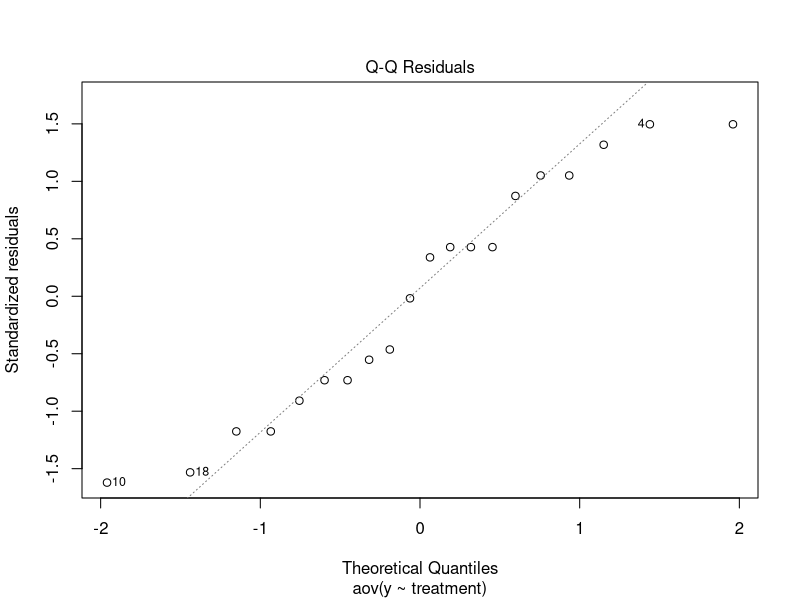
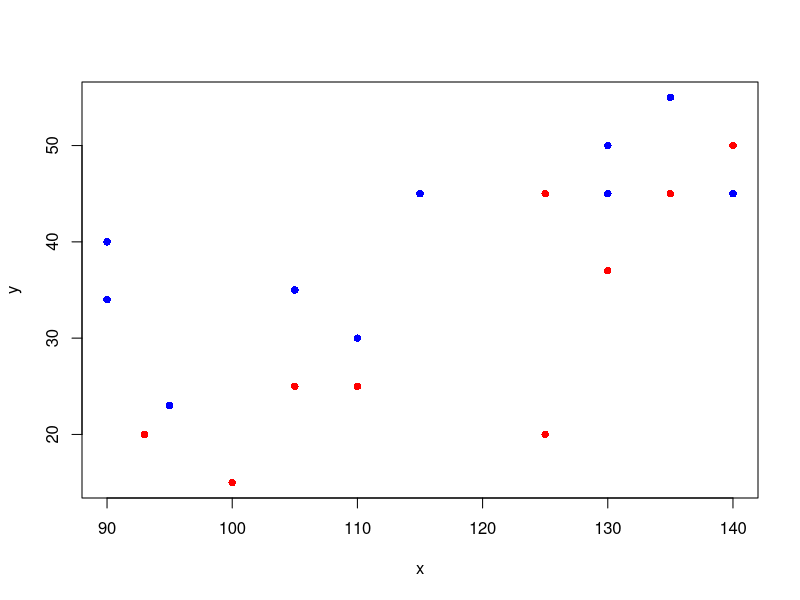
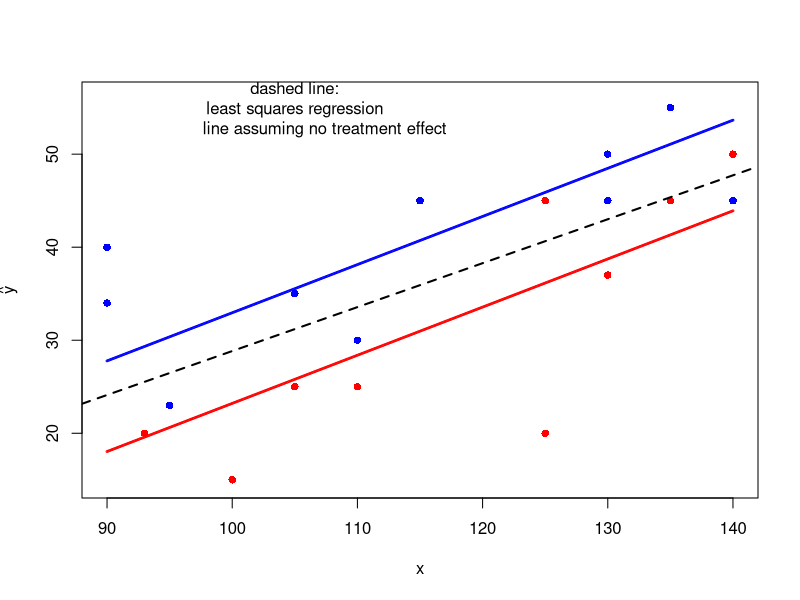
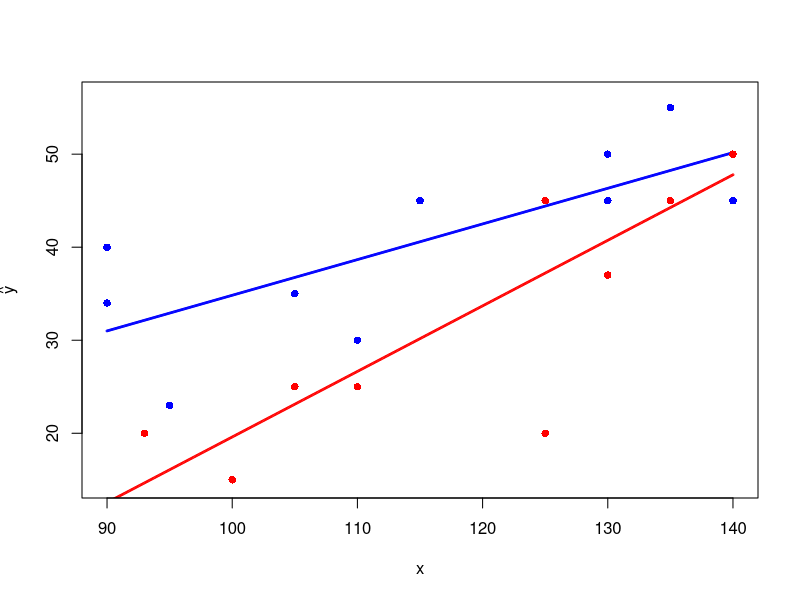

R code for these plots, in order:
##########################################################################
#
#
# R-code for Ch.~9: Analysis of Covariance (ANCOVA)
#
#
##########################################################################
ls()
rm(list = ls())
##########################################################################
# Blood Pressure Data
##########################################################################

n <- 10 # number
t <- 2  # number of treatments
N <- n*t # replicates x t
data <- data.frame(x = c(135, 125, 125, 130, 105, 130, 140, 93, 110, 100, 
                         90, 135, 130, 115, 110, 140, 130, 95, 90, 105),
                   y = c(45, 45, 20, 50, 25, 37, 50, 20, 25, 15,
                         34, 55, 50, 45, 30, 45, 45, 23, 40, 35),
                   treatment = as.factor(rep(c("A", "B"), each = n))) 



# standard ANOVA:
aov0 <- aov(y ~ treatment, contrasts = list(treatment = "contr.sum"), data = data)
summary(aov0)

# Normal Q-Q plot
plot(aov0, which = 2)

# scatter-plot Y vs. X

plot(data$x, data$y, xlab = "x", ylab = "y",
    col = ifelse(data$treatment == "A", "red", "blue"),
    pch = 16)

# fit ANCOVA model II
ancova2 <- lm(y ~ I(x - mean(x)) + treatment, contrasts = list(treatment = "contr.sum"), data = data) 
summary(ancova2)
anova(ancova2)

# ANCOVA model I
ancova1 <- lm(y ~ x + treatment, contrasts = list(treatment = "contr.sum"), data = data) 
summary(ancova1)
anova(ancova1)

# visualizing the least squares fit:

xgrid <- seq(from = min(data$x), to = max(data$x), by = 0.1)
pred_grid <- predict(ancova1, newdata = data.frame(x = c(xgrid, xgrid), treatment = rep(c("A", "B"), times = length(xgrid))))

plot(c(xgrid, xgrid), pred_grid, cex = 0.25, col = rep(c("red", "blue"), times = length(xgrid)),
     xlab = "x", ylab = expression(hat(y)), ylim = range(data$y) * c(.98, 1.02))
points(data$x, data$y, col = ifelse(data$treatment == "A", "red", "blue"),
    pch = 16) 

abline(coef(lm(y ~ x, data = data)), lwd = 2, lty = "dashed")
text(105, 55, labels = "dashed line:\n least squares regression \n            line assuming no treatment effect")


### Error decomposition, AOV table calculations

attach(data)
SSy <- sum((y - mean(y))^2)
SSx <- sum((x - mean(x))^2)           
SP_xy <- sum((y - mean(y))*(x - mean(x)))

SS_covar <- SP_xy^2 / SSx

SSy_star <- sum(tapply(y, INDEX = treatment, function(z) sum((z - mean(z))^2)))
SSx_star <- sum(tapply(x, INDEX = treatment, function(z) sum((z - mean(z))^2)))
SSxy_star <- sum(unlist(tapply(x, INDEX = treatment, function(z) z - mean(z))) *
             unlist(tapply(y, INDEX = treatment, function(z) z - mean(z)))) 
SS_Tradj <- (SSy - SS_covar) - (SSy_star - SSxy_star^2 / SSx_star)

SSE <- SSy_star - SSxy_star^2 / SSx_star

print(SS_covar); print(SS_Tradj); print(SSE)
anova(ancova2)

### ANCOVA model III -- baseline constraint 

ancova3 <- lm(y ~ x + treatment, contrasts = list(treatment = "contr.treatment"), data = data) 
summary(ancova3)
anova(ancova3)

### ANCOVA model IV -- models with different regression slopes (aka interaction model)

xA <- x * (treatment == "A")
xB <- x * (treatment == "B")

#
ancova4 <- lm(y ~ xA + xB  + treatment, contrasts = list(treatment = "contr.treatment"), data = data) 
summary(ancova4)
anova(ancova4)

### ANCOVA model V -- "proper" interaction model with referece coding 
ancova5 <- lm(y ~ x*treatment, contrasts = list(treatment = "contr.treatment"), data = data) 
summary(ancova5)

### Visualization

pred_grid_int <- predict(ancova5, newdata = data.frame(x = c(xgrid, xgrid), treatment = rep(c("A", "B"), times = length(xgrid))))

plot(c(xgrid, xgrid), pred_grid_int, cex = 0.25, col = rep(c("red", "blue"), times = length(xgrid)),
     xlab = "x", ylab = expression(hat(y)), ylim = range(data$y) * c(.98, 1.02))
points(data$x, data$y, col = ifelse(data$treatment == "A", "red", "blue"),
    pch = 16) 

##########################################################################################################
